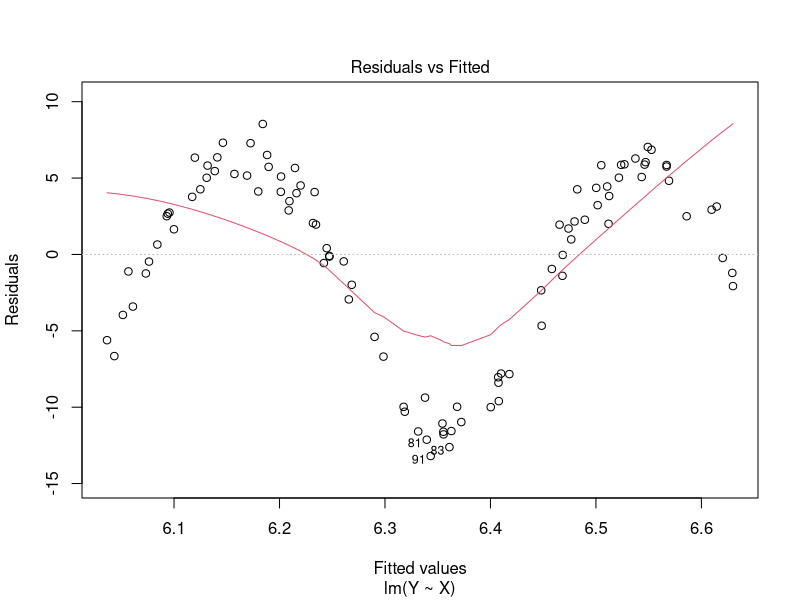
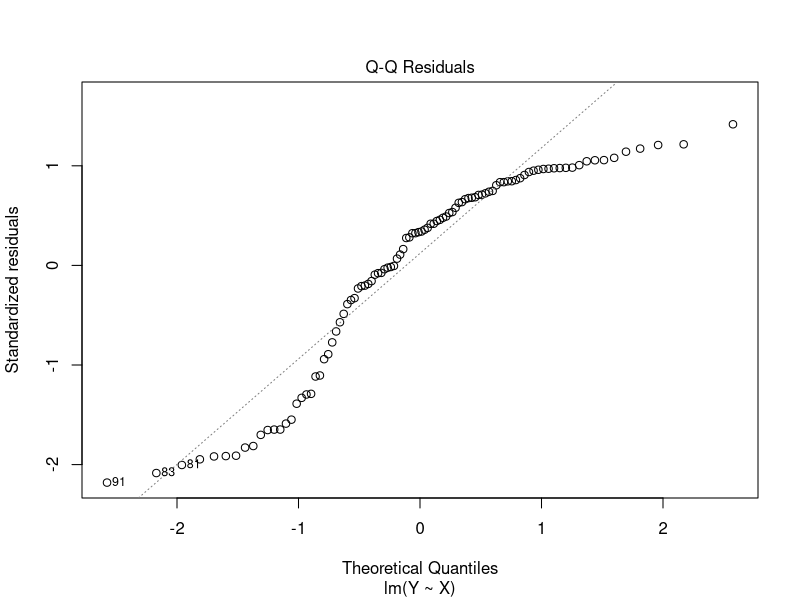
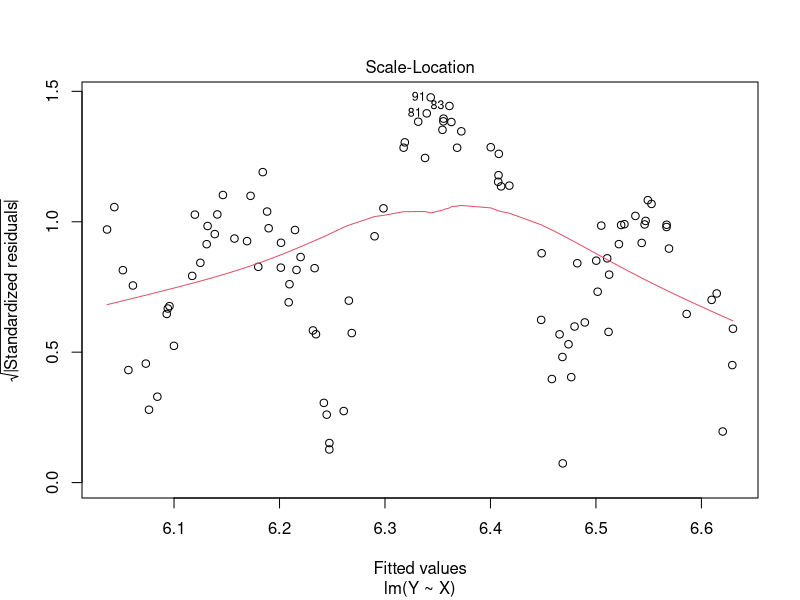
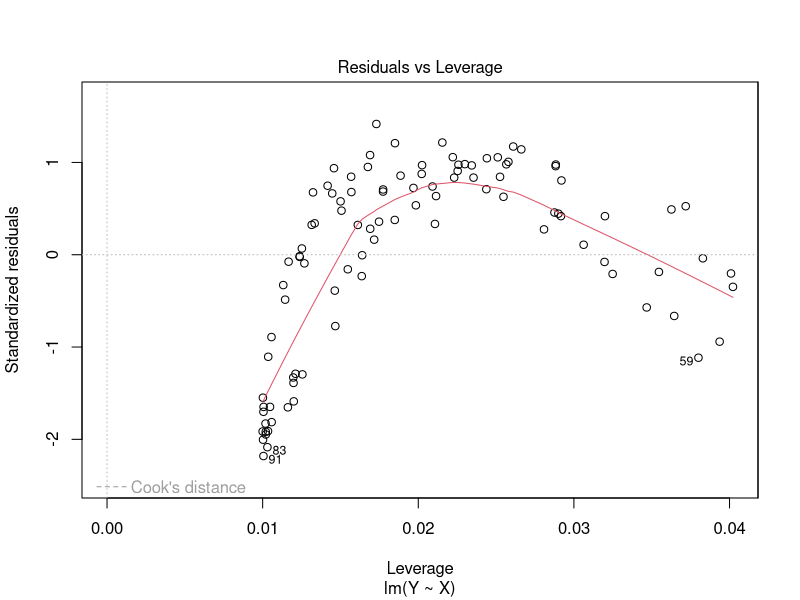
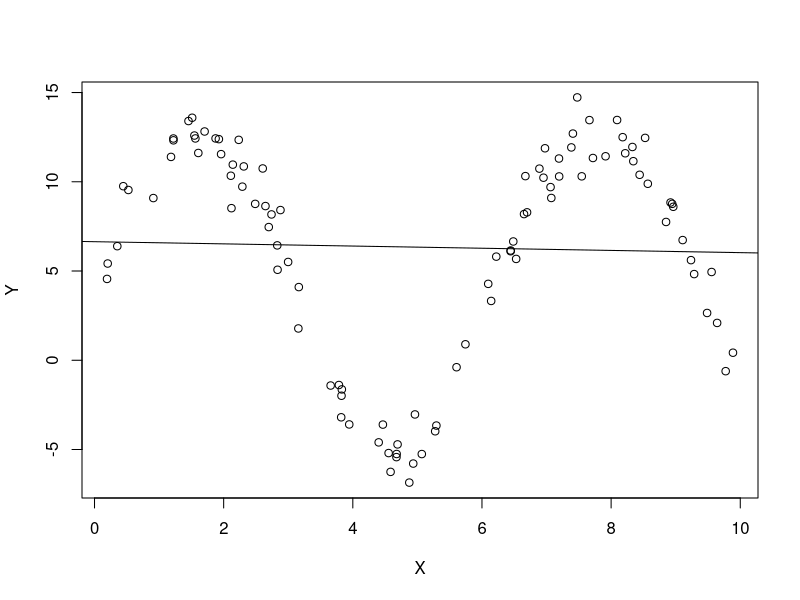
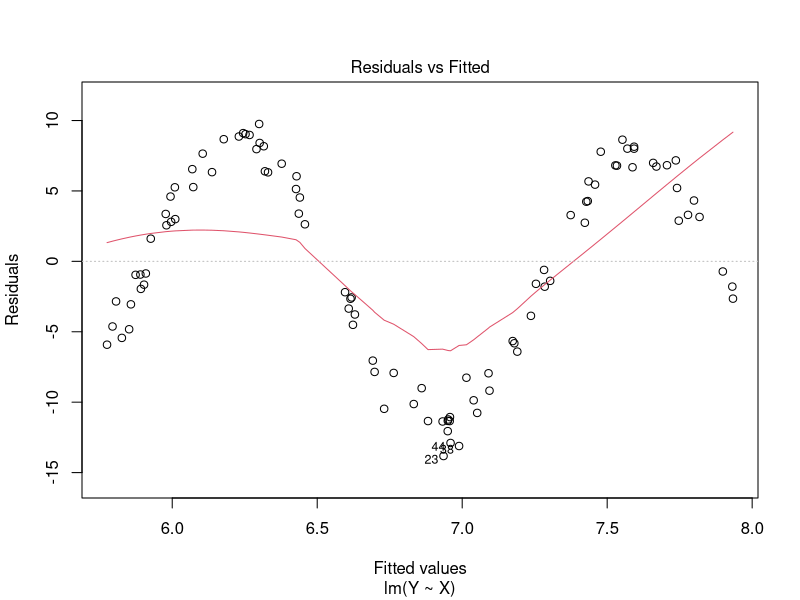
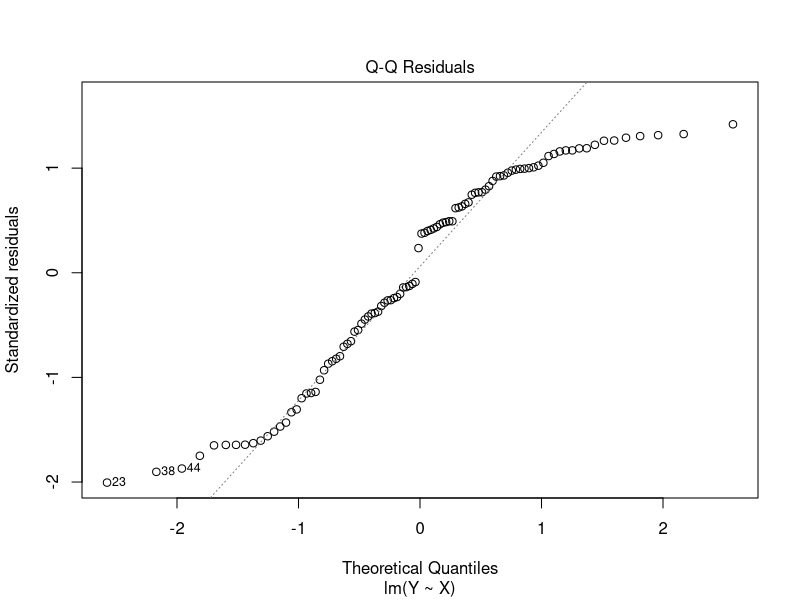
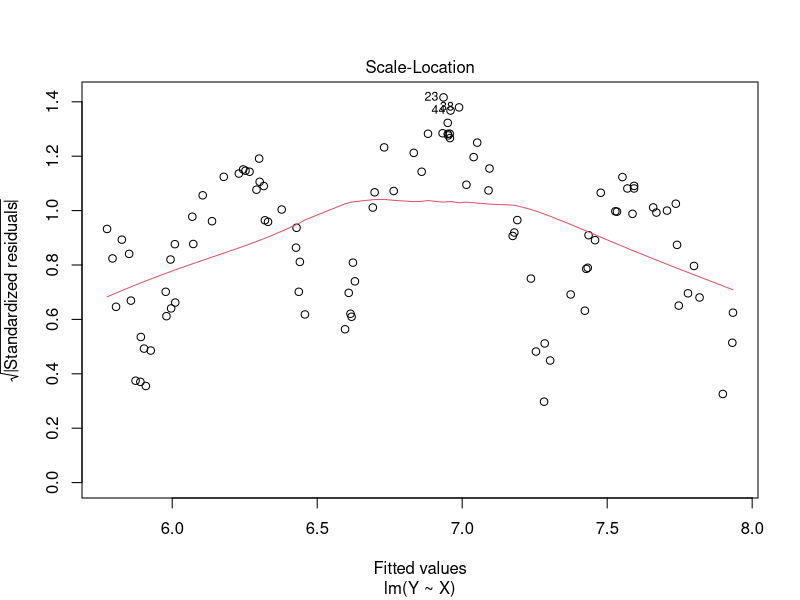

These charts were generated, in order, by the following R code:
## ---- chunk 1
knitr::opts_chunk$set(echo = TRUE)
## ---- chunk 2
require(ggplot2)
## ---- chunk 3
check_violations <- function(sample_size, orig_new_obsv, violation_name, violation_func, sigma_sq, orig_X) {

  if (violation_name == "None") {
    X <- orig_X
    new_obsv <- orig_new_obsv
    eps <- rnorm(sample_size, mean = 0, sd = sqrt(sigma_sq))
    return(list(X,new_obsv,eps))
  }
  if (violation_name == "Nonlinear relationship") {
    X <- violation_func(orig_X)
    new_obsv <- violation_func(orig_new_obsv)
    eps <- rnorm(sample_size, mean = 0, sd = sqrt(sigma_sq))
    return(list(X,new_obsv,eps))
  }
  if (violation_name == "Non-normal errors") {
    if (violation_func == "Gamma") {
      X <- orig_X
      new_obsv <- orig_new_obsv
      eps_alpha <- 2
      eps_beta <- 1/4
      eps <- (rgamma(sample_size, shape = eps_alpha, scale = eps_beta) - eps_alpha * eps_beta) * 2
      return(list(X,new_obsv,eps))
    }
    if (violation_func == "Poisson") {
      X <- orig_X
      new_obsv <- orig_new_obsv
      lambda <- 4
      eps <- (rpois(sample_size, lambda) - lambda) * 2
      return(list(X,new_obsv,eps))
    }
  }
  if (violation_name == "Heterogeneous variances") {
    X <- orig_X
    new_obsv <- orig_new_obsv
    eps <- rnorm(sample_size, mean = 0, sd = violation_func(X))
    return(list(X,new_obsv,eps))
  }
  if (violation_name == "Multicolinearity") {
    X <- unname(cbind(orig_X, violation_func(orig_X)))
    new_obsv <- unname(cbind(orig_new_obsv, violation_func(orig_new_obsv)))
    eps <- rnorm(sample_size, mean = 0, sd = sqrt(sigma_sq))
    return(list(X,new_obsv,eps))
  }
}


# function that will run simulations, violating a specific assumption
run_simulations <- function(num_runs, sample_size, num_new_obsv, violation, violation_func, num_predictors, sigma_sq) {
  
  sim_results <- data.frame(bad_prediction_rate = 0,
                            bad_intercept_rate = 0, 
                            bad_predictor_rate = 0, 
                            average_mse = 0, 
                            insignificant_intercept_rate = 0, 
                            insignificant_predictor_rate = 0)

  # b0 <- parameters[1]
  # b1 <- parameters[2]
  parameters <- sample.int(10,num_predictors + 1)
  for (i in 1:num_runs) {
    X <- runif(sample_size, 0, 10)
    new_obsv <- runif(num_new_obsv, 0, 10)
    
    violated_data <- check_violations(sample_size, new_obsv, violation, violation_func, sigma_sq, X)
    violated_X <- violated_data[[1]]
    violated_new_obsv <- violated_data[[2]]
    eps <- violated_data[[3]]
    
    new_data <- data.frame(X = new_obsv)
    if (violation == "Multicolinearity") {
      X <- violated_X
      new_obsv <- violated_new_obsv
    }
    
    
    # add in column of ones to capture beta0 when generating Y and expected value of Y
    Y <- (cbind(1,violated_X) %*% parameters) + eps
    exp_val_Y <- cbind(1,violated_new_obsv) %*% parameters
    
    
    # fit a linear model using the simulated data
    lm_data <- data.frame(Y = Y, X = I(X))
    my_lm <- lm(Y ~ X, data=lm_data)
    # print(summary(my_lm))
    
    # predict y for new values of x using the fitted linear model
    Y_hat_ci <- predict(my_lm, newdata = data.frame(X = I(new_obsv)), interval = "confidence")
    
    # check whether the confidence interval actually captures the expected value of y from the true model
    bad_predictions <- num_new_obsv - sum((exp_val_Y >= Y_hat_ci[,2]) & (exp_val_Y <= Y_hat_ci[,3]))
    sim_results$bad_prediction_rate <- sim_results$bad_prediction_rate + bad_predictions
    
    # get confidence iterval for beta hat
    beta_ci <- confint(my_lm)
    # check whether the true value for the betas is caputured in the confidence interval
    good_betas <- ((parameters >= beta_ci[,1]) & (parameters <= beta_ci[,2]))
    if (good_betas[1] == FALSE) sim_results$bad_intercept_rate <- sim_results$bad_intercept_rate + 1
    if (sum(good_betas[-1] == FALSE) >= 1) 
      {sim_results$bad_predictor_rate <- sim_results$bad_predictor_rate + sum(good_betas[-1] == FALSE)}
    
    # add the mse to the sum of MSE for all runs (to be averaged at the end)
    sim_results$average_mse <- sim_results$average_mse + (anova(my_lm)$'Mean Sq'[2])
    
    
    # check which beta_hats are significant based on the p-values
    p_vals <- summary(my_lm)$coeff[,4]
    if (p_vals[1] > .05) sim_results$insignificant_intercept_rate <- sim_results$insignificant_intercept_rate + 1
    if (sum(p_vals[-1] > .05) >= 1) 
      {sim_results$insignificant_predictor_rate <- sim_results$insignificant_predictor_rate + sum(p_vals[-1] > .05)}
  }
  sim_results <- sim_results/num_runs
  sim_results$bad_prediction_rate <- sim_results$bad_prediction_rate/(num_new_obsv)
  sim_results$insignificant_predictor_rate <- sim_results$bad_predictor_rate/(num_predictors)
  sim_results$insignificant_predictor_rate <- sim_results$insignificant_predictor_rate/(num_predictors)

  payload <- list(sim_results=sim_results, lm_model=my_lm, X=X, Y=Y, eps=eps, Y_hat_ci=Y_hat_ci, exp_val_Y=exp_val_Y)
  return(payload)
  
}
## ---- chunk 4
show_diagnostics <- function(payload) {
  # unpack payload
  list2env(payload, envir=environment())
  #list[sim_results, lm_model, x, y, eps, y_hat_ci, exp_val_y] <- payload

  # print() required inside function
  print(summary(lm_model))
  print(anova(lm_model))
  plot(lm_model)
  plot(Y ~ X)
abline(lm_model)
#ggplot(yhat_medsine, aes(x =locations_medsine$x_med, y = fit)) +
#geom_point(size = 4) +
#geom_errorbar(aes(ymax = yhat_medsine$upr, ymin = #yhat_medsine$lwr))
}

n_sims <- 10
n_samps <- 100
num_new_obsv <- 10
violation_type <- "Nonlinear relationship"
violation_func <- sin
# parameters <- c(0,1)
num_predictors <- 1
sigma_sq <- 1

payload <- run_simulations(n_sims, n_samps, num_new_obsv, violation_type, violation_func, num_predictors, sigma_sq)

show_diagnostics(payload)
## ---- chunk 5
n_sims <- 100
n_samps <- 100
num_new_obsv <- 10
violation_type <- "Nonlinear relationship"
violation_func <- sin
num_predictors <- 1
sigma_sq <- 1

payload <- run_simulations(n_sims, n_samps, num_new_obsv, violation_type, violation_func, num_predictors, sigma_sq)
cat(violation_type, n_sims, n_samps, num_new_obsv, str(violation_func), num_predictors, sigma_sq)
show_diagnostics(payload)
## ---- chunk 6
set.seed(1)
# Sample code to get started
n_small <- 20
n_med <- 100
n_large <- 5000
## ---- chunk 7
num_runs <- 100
num_new_obsv <- 20
# parameters <- c(10,2)
num_predictors <- 1
sigma_sq <- 4
## ---- chunk 8
poly_func <- function(x) (x-5)^2
poly_small_results <- run_simulations(num_runs,
                                      n_small, 
                                      num_new_obsv, 
                                      violation = "Nonlinear relationship", 
                                      violation_func = poly_func, 
                                      num_predictors, 
                                      sigma_sq)[[1]]

poly_med_results <-run_simulations(num_runs,
                                   n_med, 
                                   num_new_obsv, 
                                   violation =  "Nonlinear relationship", 
                                   violation_func = poly_func, 
                                   num_predictors, 
                                   sigma_sq)[[1]]

poly_large_results <-run_simulations(num_runs, 
                                     n_large, 
                                     num_new_obsv, 
                                     violation =  "Nonlinear relationship", 
                                     violation_func = poly_func, 
                                     num_predictors, 
                                     sigma_sq)[[1]]
polynomial_results <- rbind(small_samp = poly_small_results, 
                            med_samp = poly_med_results, 
                            large_samp = poly_large_results)
polynomial_results
## ---- chunk 9
exp_small_results <- run_simulations(num_runs,
                                     n_small, 
                                     num_new_obsv, 
                                     violation =  "Nonlinear relationship", 
                                     violation_func = exp, 
                                     num_predictors, 
                                     sigma_sq)[[1]]

exp_med_results <-run_simulations(num_runs, 
                                  n_med, 
                                  num_new_obsv, 
                                  violation =  "Nonlinear relationship",
                                  violation_func = exp, 
                                  num_predictors, 
                                  sigma_sq)[[1]]

exp_large_results <-run_simulations(num_runs,
                                    n_large, 
                                    num_new_obsv, 
                                    violation =  "Nonlinear relationship", 
                                    violation_func = exp, 
                                    num_predictors, 
                                    sigma_sq)[[1]]

exponential_results <- rbind(small_samp = exp_small_results,
                             med_samp = exp_med_results, 
                             large_samp = exp_large_results)
exponential_results
## ---- chunk 10
sin_small_results <- run_simulations(num_runs, 
                                     n_small, 
                                     num_new_obsv, 
                                     violation =  "Nonlinear relationship", 
                                     violation_func = sin, 
                                     num_predictors, 
                                     sigma_sq)[[1]]

sin_med_results <- run_simulations(num_runs, 
                                   n_med, 
                                   num_new_obsv, 
                                   violation =  "Nonlinear relationship", 
                                   violation_func = sin, 
                                   num_predictors, 
                                   sigma_sq)[[1]]

sin_large_results <- run_simulations(num_runs, 
                                     n_large, 
                                     num_new_obsv, 
                                     violation =  "Nonlinear relationship", 
                                     violation_func = sin, 
                                     num_predictors, 
                                     sigma_sq)[[1]]

sinusoidal_results <- rbind(small_samp = sin_small_results, 
                            med_samp = sin_med_results, 
                            large_samp = sin_large_results)
sinusoidal_results
## ---- chunk 11
log_small_results <- run_simulations(num_runs, 
                                     n_small, 
                                     num_new_obsv, 
                                     violation =  "Nonlinear relationship", 
                                     violation_func = log,
                                     num_predictors, 
                                     sigma_sq)[[1]]

log_med_results <- run_simulations(num_runs, 
                                   n_med, 
                                   num_new_obsv, 
                                   violation =  "Nonlinear relationship", 
                                   violation_func = log, 
                                   num_predictors, 
                                   sigma_sq)[[1]]

log_large_results <- run_simulations(num_runs, 
                                     n_large, 
                                     num_new_obsv, 
                                     violation =  "Nonlinear relationship", 
                                     violation_func = log, 
                                     num_predictors, 
                                     sigma_sq)[[1]]

logarithmic_results <- rbind(small_samp = log_small_results, 
                             med_samp = log_med_results, 
                             large_samp = log_large_results)
logarithmic_results
## ---- chunk 12
#part e, name the normal func & nonnormal func & randomly call it
my.simulation <- function(n, b0, b1){
  choices.simulation <- c("normal", "nonnormal")
  random.choice <- sample(choices.simulation, 1)
  if (random.choice == "normal"){
    return(normal_func)
  }
  else{
    return(nonnormal_func)
  }
}
## ---- chunk 13
gamma_small_results <- run_simulations(num_runs, 
                                     n_small, 
                                     num_new_obsv, 
                                     violation =  "Non-normal errors", 
                                     violation_func = "Gamma",
                                     num_predictors, 
                                     sigma_sq)[[1]]

gamma_med_results <- run_simulations(num_runs, 
                                   n_med, 
                                   num_new_obsv, 
                                   violation =  "Non-normal errors", 
                                   violation_func = "Gamma", 
                                   num_predictors, 
                                   sigma_sq)[[1]]

gamma_large_results <- run_simulations(num_runs, 
                                     n_large, 
                                     num_new_obsv, 
                                     violation =  "Non-normal errors", 
                                     violation_func = "Gamma", 
                                     num_predictors, 
                                     sigma_sq)[[1]]

gamma_results <- rbind(small_samp = gamma_small_results, 
                             med_samp = gamma_med_results, 
                             large_samp = gamma_large_results)
gamma_results
## ---- chunk 14
# Sample code to get started
n <- n_large


# TODO randomize this for part e
b0 <- 10
b1 <- 2
eps_alpha <- 2
eps_beta <- 1/4


x <- runif(n, 0, 10)
eps <- (rgamma(n, eps_alpha, 1/eps_beta) - eps_alpha * eps_beta) * 2
y <- b0 - b1 * x + eps

# hist(eps)
var(eps)
mean(eps)

## ---- chunk 15
poisson_small_results <- run_simulations(num_runs, 
                                     n_small, 
                                     num_new_obsv, 
                                     violation =  "Non-normal errors", 
                                     violation_func = "Poisson",
                                     num_predictors, 
                                     sigma_sq)[[1]]

poisson_med_results <- run_simulations(num_runs, 
                                   n_med, 
                                   num_new_obsv, 
                                   violation =  "Non-normal errors", 
                                   violation_func = "Poisson", 
                                   num_predictors, 
                                   sigma_sq)[[1]]

poisson_large_results <- run_simulations(num_runs, 
                                     n_large, 
                                     num_new_obsv, 
                                     violation =  "Non-normal errors", 
                                     violation_func = "Poisson", 
                                     num_predictors, 
                                     sigma_sq)[[1]]

poisson_results <- rbind(small_samp = poisson_small_results, 
                             med_samp = poisson_med_results, 
                             large_samp = poisson_large_results)
poisson_results
## ---- chunk 16
#rpois()
## ---- chunk 17
# Sample code to get started
# n <- 200
# b0 <- 10
# b1 <- 10
# 
# x <- runif(n, 0, 10)
# eps <- rnorm(n, sd = 0.5 * x^2)
# y <- b0 + b1 * x + eps

## ---- chunk 18
hetero_var_small_results <- run_simulations(num_runs,
                                     n_small, 
                                     num_new_obsv, 
                                     violation =  "Heterogeneous variances", 
                                     violation_func = poly_func, 
                                     num_predictors, 
                                     sigma_sq)[[1]]

hetero_var_med_results <-run_simulations(num_runs, 
                                  n_med, 
                                  num_new_obsv, 
                                  violation =  "Heterogeneous variances",
                                  violation_func = poly_func, 
                                  num_predictors, 
                                  sigma_sq)[[1]]

hetero_var_large_results <-run_simulations(num_runs,
                                    n_large, 
                                    num_new_obsv, 
                                    violation =  "Heterogeneous variances", 
                                    violation_func = poly_func, 
                                    num_predictors, 
                                    sigma_sq)[[1]]

hetero_var_results <- rbind(small_samp = hetero_var_small_results,
                             med_samp = hetero_var_med_results, 
                             large_samp = hetero_var_large_results)
hetero_var_results
## ---- chunk 19

## ---- chunk 20
add_noise <- function(x) x + rnorm(length(x))
num_predictors <- 2
multicolinearity_small_results <- run_simulations(num_runs,
                                     n_small,
                                     num_new_obsv,
                                     violation =  "Multicolinearity",
                                     violation_func = add_noise,
                                     num_predictors,
                                     sigma_sq)[[1]]

multicolinearity_med_results <- run_simulations(num_runs,
                                     n_med,
                                     num_new_obsv,
                                     violation =  "Multicolinearity",
                                     violation_func = add_noise,
                                     num_predictors,
                                     sigma_sq)[[1]]

multicolinearity_large_results <- run_simulations(num_runs,
                                     n_large,
                                     num_new_obsv,
                                     violation =  "Multicolinearity",
                                     violation_func = add_noise,
                                     num_predictors,
                                     sigma_sq)[[1]]

multicolinearity_results <- rbind(small_samp = multicolinearity_small_results,
                             med_samp = multicolinearity_med_results,
                             large_samp = multicolinearity_large_results)
multicolinearity_results
## ---- chunk 21

# B <- 100
# many.sims.multicollinearity <- sapply(1:B, function(i) {
#     # x <- rnorm(100, mean = 0, sd = 1)
#     # eps <- rnorm(100, mean = 0, sd = sqrt(0.25))
#     # y <- -1 + 0.5 * x + eps
#     # simul.fit <- lm(y ~ x)
#     # beta.1 <- 0.5
#     # lower <- confint(simul.fit, "x")[1]
#     # upper <- confint(simul.fit, "x")[2]
#     # boolean <- beta.1 <= upper & beta.1 >= lower
#     #return(boolean)
# })

# proportion <- sum(many.sims.multicollinearity)/length(many.sims.multicollinearity)
# proportion

## ---- chunk 22



